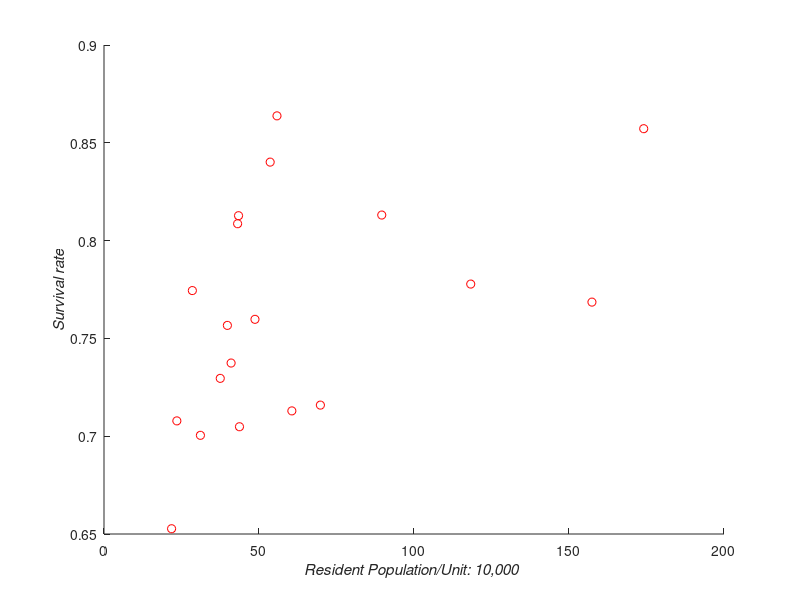

MATLAB code to generate this figure:
qns=[204.8,203.1,152.1,110.2,97.5,85,64.6,64.1,63.8,62,55.6,53.4,53.3,52.6,51.4,44.4,36.8,33.4,33.2];
qse=[157.4,174.1,118.3,89.6,69.8,60.6,55.8,48.7,53.6,43.7,41,43.4,43.1,39.8,37.5,31.1,28.5,21.8,23.5];
surive=ones(1,length(qns));
for i= 1:length(qns)
    surive(i)=qse(i)/qns(i);
end
scatter(qse,surive,'r');
xlabel('\itResident Population/Unit: 10,000 ')
ylabel('\itSurvival rate');

% corrcoef(surive,qse)
% rp=[2149.7,1190.84,2172.9,1404.35,683.07,1194.05,827,787.5,1068.4,1562.12,920.4,826.1,972.4,1091.4,992.32,787.5,731.15,752,667];
% 
% corrcoef(surive,rp)
% scatter(rp,surive,'b')
% qns_1=[64.6,64.1,63.8,62,55.6,53.4,53.3,52.6,51.4,44.4,36.8,33.4,33.2];
% qse_1=[55.8,48.7,53.6,43.7,41,43.4,43.1,39.8,37.5,31.1,28.5,21.8,23.5];
% surive_1=ones(1,length(qns_1));
% for i= 1:length(qns_1)
%     surive_1(i)=qse_1(i)/qns_1(i);
% end
% corrcoef(surive_1,qse_1);
% qns_2=[204.8,152.1,110.2];
% qse_2=[157.4,118.3,89.6];
% surive_2=ones(1,length(qns_2));
% for i= 1:length(qns_2)
%     surive_2(i)=qse_2(i)/qns_2(i);
% end
% 
% corrcoef(surive_2,qse_2);
% xlabel('\itResident Population/Unit: 10,000 ')
% ylabel('\itSurvival rate');

